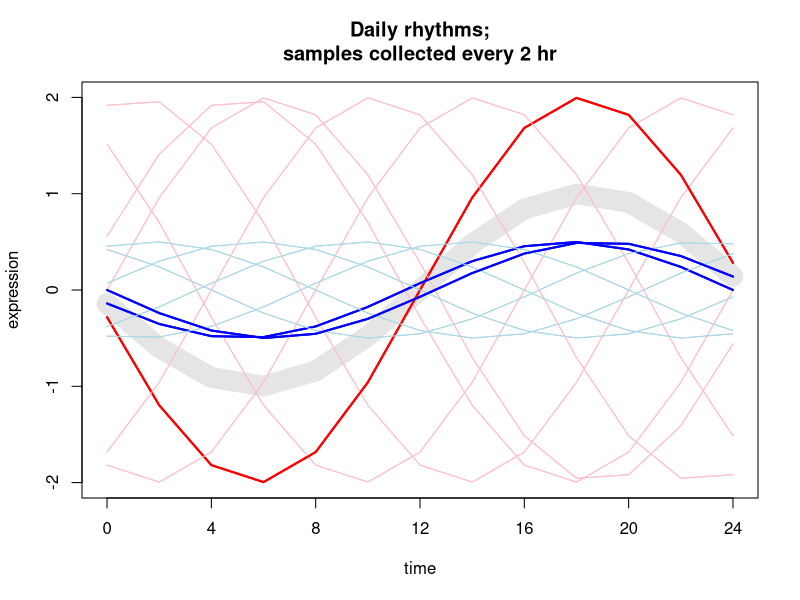
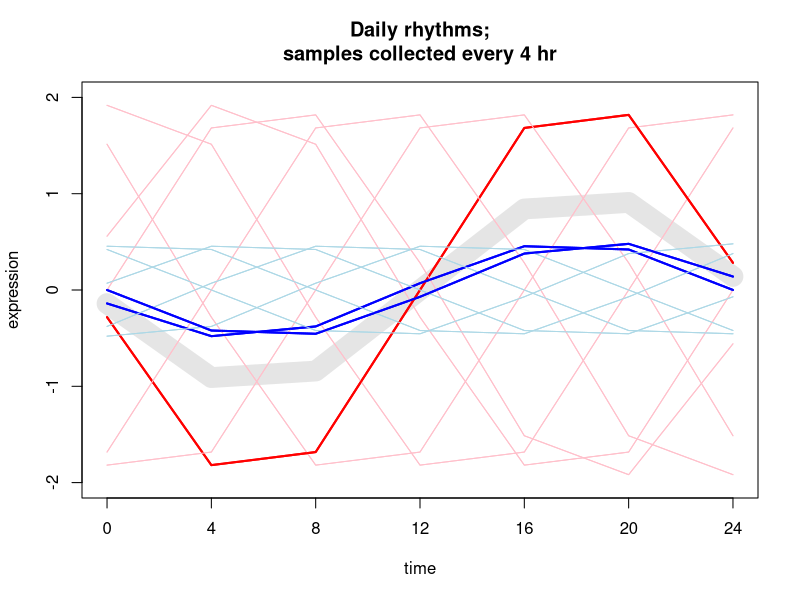
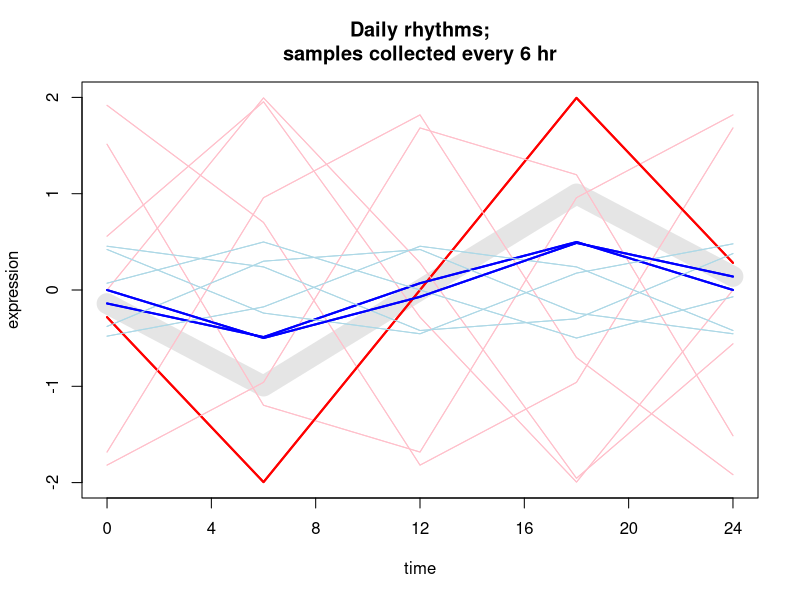
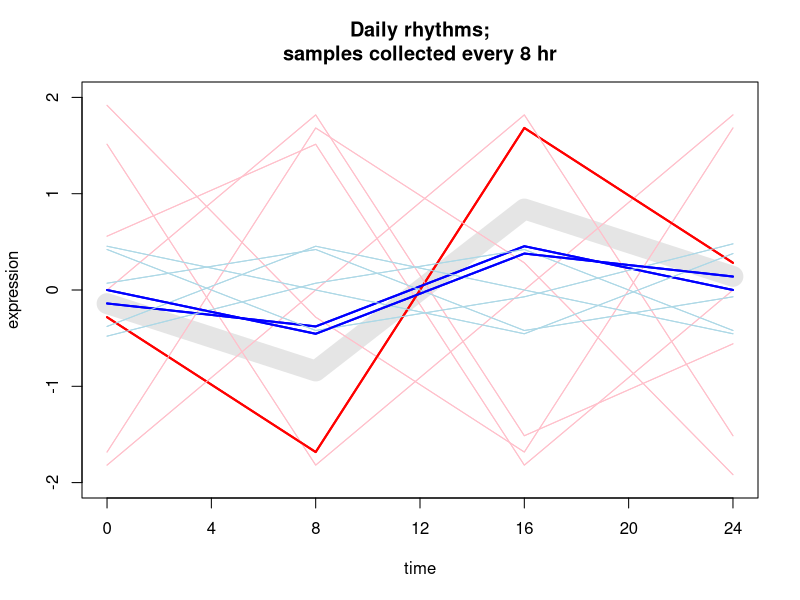
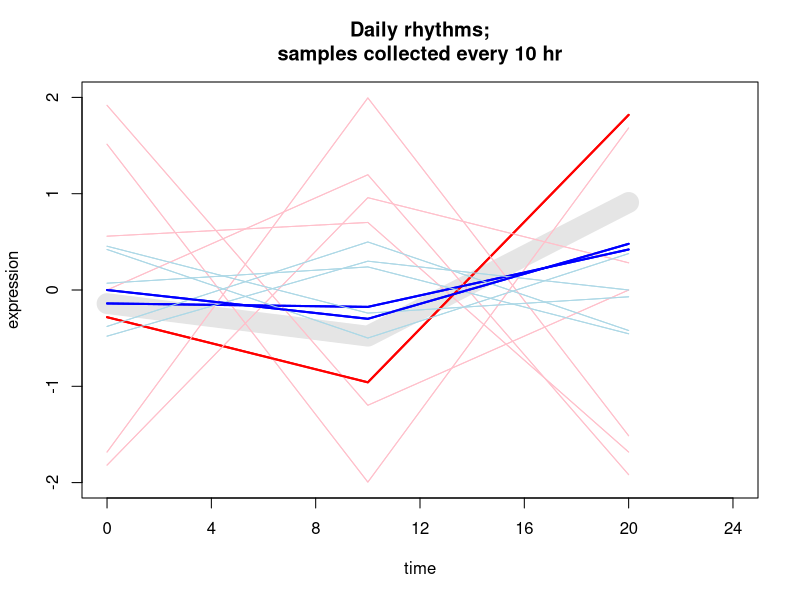
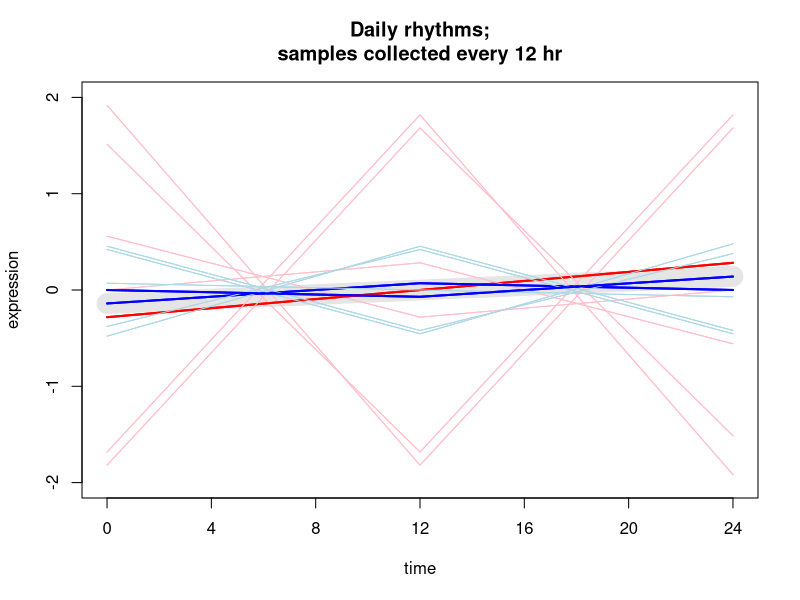

Here is the R script that generated these plots, in order:
for (intervals in c(seq(0,3,by=0.5)[-1])) {
 
# intervals <- 0.5 # every 2h

writeLines(paste0("resolution of data collection: ",4*intervals," h"))
  
  x<-seq(from = -3,to=3,by = intervals)
  
  plot(x,sin(x),
       main = paste0("Daily rhythms;\n", "samples collected every ", 4*intervals, " hr"),
       type = "l",
       xlab="time",
       ylab="expression",
       col="grey90", lwd=20,
       xaxt="n",
       xlim = c(-3,3),
       ylim = c(-2,2))
  axis(1, at=seq(-3,3,by=1), labels=seq(0,24,by=4))
  # axis(1, xaxp=c(-3,-1.5,0,1.5,3))
  
  
  
  for (j in c(2,3)){
    ## scenario 1: the rhythms are not inverted; show possible daily rhythms with phase shift (i)
    ## highlighted: not inverted, no phase shift
    for (i in seq(-3,3, by=1)){
      if (i %in% c(0)) {
        points(x,2*sin(x+i),type = "l",xlab="x",ylab="y",col="red", lwd=2)
      } else
        points(x,2*sin(x+i),type = "l",xlab="x",ylab="y",col="pink")  
    }
    ## scenario 2: the waveform for daily rhythms is inverted; rhythms with varying possible phase shits
    ## highlighted: inverted, and a 12h phase shift
    for(i in seq(-3,3, by=1)){
      if (i %in% c(-3,3)) {
        points(x,-0.5*sin(x+i),type = "l",xlab="x",ylab="y",col="blue", lwd=2)
      } else
        points(x,-0.5*sin(x+i),type = "l",xlab="x",ylab="y",col="lightblue")
    }
  }
}

